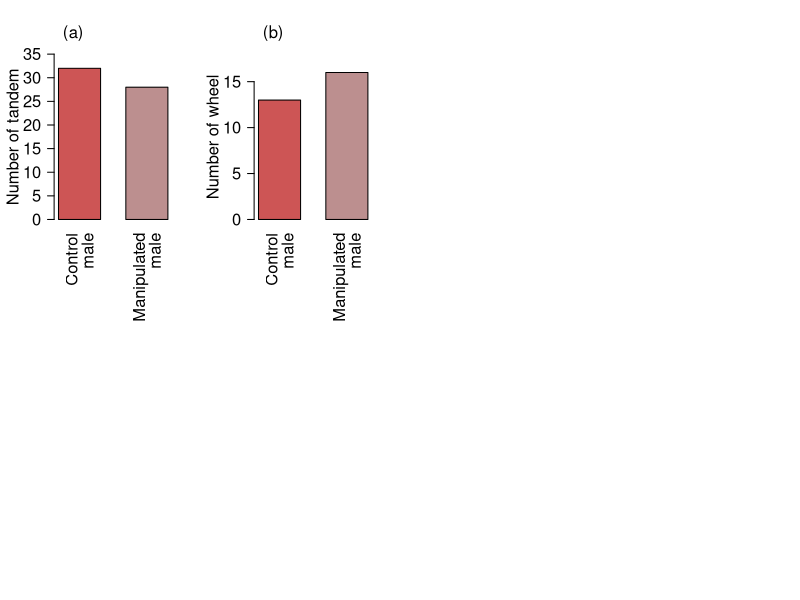

Recreate this plot in R. (Note: this script raises an error after producing the figure.)
######################################### Figure 2 ##########################################



pageWidthLarge<- 7.08661
pageHeightLarge <- pageWidthLarge * 0.85
pagePaper <- 'special'
fontFamily <- 'Times'
pdf("output/Figure_4.pdf", width=pageWidthLarge, height= pageHeightLarge, family=fontFamily, paper=pagePaper)
png("output/Figure_4.png", width = 7.08661, height = 7.08661*1.0, units= "in", res = 600, type= "cairo")
layout(matrix(c(1,2,3,3,4,4,5,5), nrow=2,ncol=4,byrow =  TRUE))
par(lheight= 0.8)

##Tandem number bar plot

par(mar= c(6,4,4,2)+0.1, mgp= c(2.5,1,0))
barplot(c(32, 28),ylim= c(0, 35), las = 2.0, space = 0.6, col= c("indianred3", "rosybrown"), 
        ylab= "Number of tandem", cex.lab= 1.5, cex.axis = 1.5,
        names.arg = c("Control\nmale", "Manipulated\nmale"), cex.names = 1.5)
mtext("(a)", side = 3, line = 1, adj= 0.09, cex=1.0)

##Wheel number barplot

par(mar= c(6,4,4,2)+0.1, mgp= c(2.5,1,0))
barplot(c(13, 16), ylim= c(0, 18), space= 0.6, las = 2.0, col= c("indianred3", "rosybrown"), 
        ylab= "Number of wheel", cex.lab= 1.5,cex.axis = 1.5,
        names.arg = c("Control\nmale", "Manipulated\nmale"), cex.names = 1.5)

mtext("(b)", side = 3, line = 1, adj=0.09, cex=1.0)
##tandem duration plot

par(mar= c(6,4,4,2)+0.1, mgp= c(2.5,1,0))
boxplot(NuptialColor$ControlTandem, NuptialColor$ManipulatedTandem, 
        ylab= "Tandem duration (min)", cex.lab= 1.5,cex.axis = 1.5,
        names = FALSE, outline= FALSE, col= c("indianred3", "rosybrown"),
        boxwex=0.15,staplewex= 0.3, at= c(0.1,0.4), ylim= c(0,16), xlim= c(0, 0.5))
mtext(c("Control\nmale", "Manipulated\nmale"), at= c(0.1, 0.4), side =1, line = 2, cex = 1.5*par()$cex)
mtext("(c)", side = 3, line = 1, adj=0.07, cex=1.0)


## Tandem2wheel duration plot

boxplot(NuptialColor$ControlTandem2Wheel, NuptialColor$ManipulatedTandem2Wheel, 
        ylab="Tandem to wheel duration (min)",cex.lab = 1.5,cex.axis = 1.5, 
        names = FALSE, outline= FALSE, col= c("indianred3", "rosybrown"), 
        boxwex=0.15,staplewex= 0.3, at= c(0.1,0.4), ylim= c(0,16), xlim= c(0, 0.5))
mtext(c("Control\nmale", "Manipulated\nmale"), at= c(0.1, 0.4), side =1, line = 2, cex = 1.5*par()$cex)
mtext("(d)", side = 3, line = 1, adj=0.07, cex=1.0)

## Wheel duration plot 

boxplot(NuptialColor$ControlWheel, NuptialColor$ManipulatedWheel, 
        ylab="Wheel duration (min)", cex.lab = 1.5,cex.axis = 1.5, 
        names = FALSE, outline= FALSE, col= c("indianred3", "rosybrown"), 
        boxwex=0.15,staplewex= 0.3, at= c(0.1,0.4), ylim= c(2,15), xlim= c(0, 0.5))
mtext(c("Control\nmale", "Manipulated\nmale"), at= c(0.1, 0.4), side =1, line = 2, cex = 1.5*par()$cex)
mtext("(e)", side = 3, line = 1, adj=0.07, cex=1.0)

dev.off()